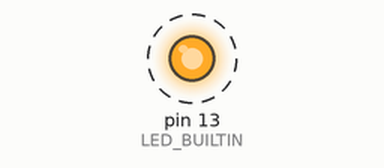
Simulated run of this program. Board: Teensy 4. Parts: output pins drawn as LEDs (lit = HIGH). Dashed ring = blinking. What the program prints to the serial monitor is not drawn.

Above: at 1.5 s.
Timing chart, 0 to 5.6 s (numbered marks = the images above):
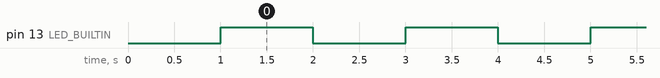

Measured:
- by itself, pin 13 (LED_BUILTIN): alternates HIGH for 1.0 s and LOW for 1.0 s

The program:

main.cpp
```cpp
#include <Arduino.h>
#include <I2CDevice.hpp>
#include <Logger.hpp>
#include <Peripheral.hpp>

const Q4::Logger::usb_serial_baud_t USB_BAUD = 115200;
Q4::Logger logger (&Serial, USB_BAUD);

// function prototypes
void initLed ();
void blinkLed ();

// setup
void setup ()
{
    delay (1000);
    logger.print ("Begin setup\r\n");
    initLed ();
    logger.print ("Setup complete\r\n");
}

// loop
void loop ()
{
    blinkLed ();
}

// function definitions
void initLed ()
{
    pinMode (LED_BUILTIN, OUTPUT);
}

void blinkLed ()
{
    static const uint16_t INTERVAL_MS = 1000;
    digitalWrite (LED_BUILTIN, millis () % (INTERVAL_MS * 2) > INTERVAL_MS);
}
```
